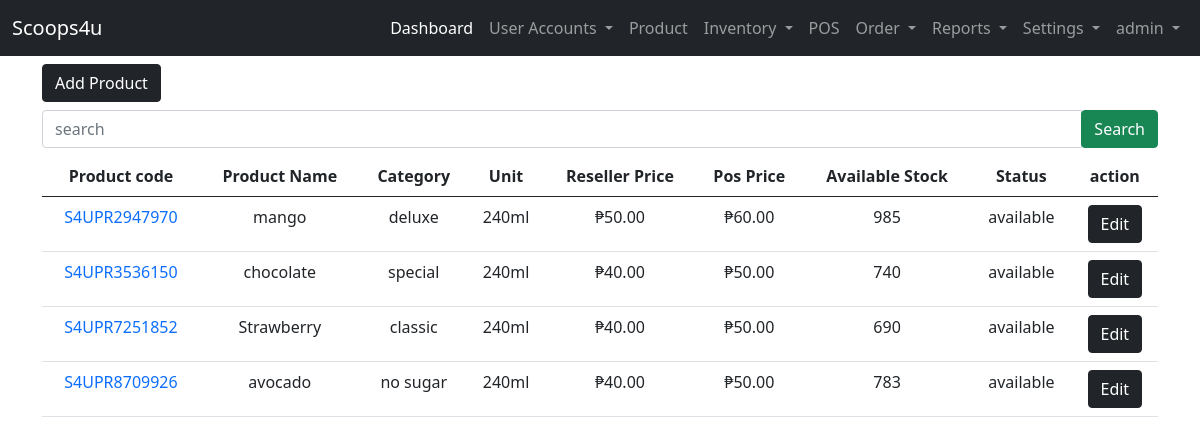
/user-site/product/ (signed in), run on an earlier commit of the app's database.
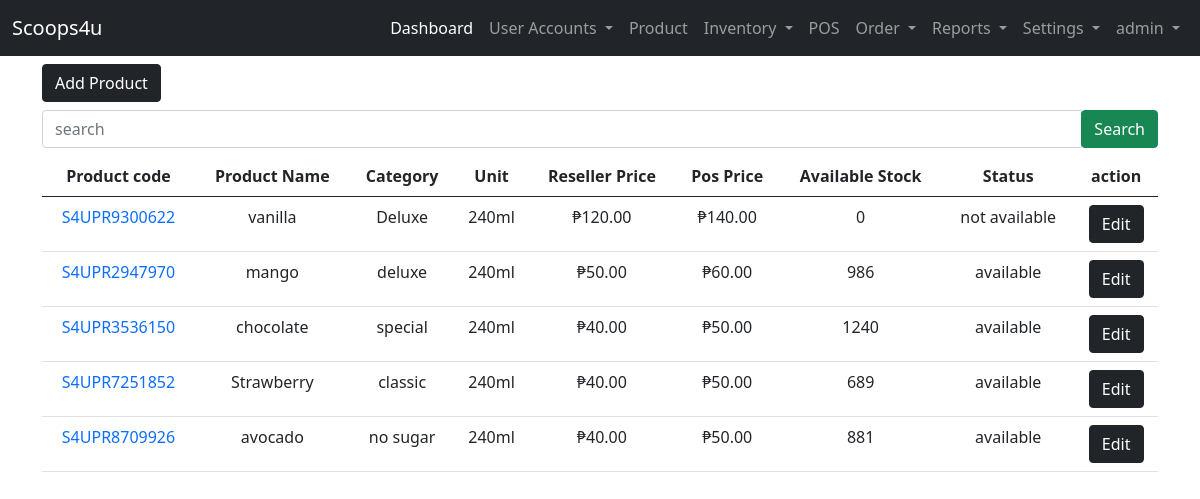
And on a later commit of the database.
### landing_page/models.py (models this page shows)
class User(AbstractUser):
    ROLE = ((" "," "),("admin","admin"),("staff","staff"),("reseller","reseller"),("rider","rider"))
    STAT = ((" "," "),("active","active"),("inactive","inactive"))
    role = models.CharField(max_length=50, null=True, default=None, choices=ROLE)
    status = models.CharField(max_length=50, null=True, default=None , choices=STAT)

### admin_site/models.py (models this page shows, shortened)
class Product(models.Model):
    STATUS = (("available","available"),("not available","not available"))
    product_code =  models.CharField(unique=True, max_length=200, verbose_name='Product Code')
    product_category =  models.CharField(max_length=200, verbose_name='Category')
    product_name=  models.CharField(max_length=200, verbose_name='Product Name')
    product_unit =  models.CharField(max_length=200, verbose_name='Unit')
    product_ResellerPrice =   models.BigIntegerField(null=True, verbose_name='Reseller Price')
    product_price =   models.BigIntegerField(null=True, verbose_name='Pos Price')
    product_stock =  models.BigIntegerField(null=True, verbose_name='Available Stock')
    product_status =  models.CharField(max_length=200, choices=STATUS, verbose_name='Status')

### admin_site/views.py (the view)
# urls.py: path('product/', views.list_products, name='list_product'),
@login_required(login_url='landing_page:login')
def list_products(request):
    list_products = Product.objects.all().order_by('-id')
    context = {'list_products':list_products}
    return render(request, 'admin_site/products/product.html', context)

### templates/admin_site/products/product.html (shortened to what this page needs)
{% extends 'admin_site/base.html' %}
{% block content %}
{% load humanize %}
<a href="{% url 'admin_site:add_product' %}" class="btn btn-dark">Add Product</a>
<form action="{% url 'admin_site:search_product' %}" method="GET" class="my-2">
    <div class="input-group">
        <input type="text" class="form-control" name="search" placeholder="search" required>
        <div class="input-group-append">
            <button class="btn btn-success" type="submit">Search</button>
        </div>
    </div>
</form>
<table class="table table-hover text-center">
    <thead>
    <tr>
        <th>Product code </th>
        <th>Product Name</th>
        <th>Category</th>
        <th>Unit</th>
        <th>Reseller Price</th>
        <th>Pos Price</th>
        <th>Available Stock</th>
        <th>Status</th>
        <th>action</th>
    </tr>
    </thead>
    {% if list_products %}
    <tbody>
        {% for list in list_products %}
    <tr>
        <td><a href="{% url 'admin_site:view_product' list.id %}" class="text-decoration-none">{{ list.product_code }}</a></td>
        <td>{{ list.product_name }}</td>
        <td>{{ list.product_category }}</td>
        <td>{{ list.product_unit }}</td>
        <td>&#8369;{{ list.product_ResellerPrice|floatformat:2|intcomma  }}</td>
        <td>&#8369;{{ list.product_price|floatformat:2|intcomma}}</td>
        <td>{{ list.product_stock }}</td>
        <td>{{ list.product_status }}</td>
        <td><a href="{% url 'admin_site:edit_product' list.id %}" class="btn btn-dark">Edit</a></td>
    </tr>
        {% endfor %}
    </tbody>
    {% endif %}
</table>
{% endblock content %}

### templates/admin_site/base.html (shortened to what this page needs)
{% load static %}
<!DOCTYPE html>
<html lang="en">
<head>
    <link href="https://cdn.jsdelivr.net/npm/bootstrap@5.0.2/dist/css/bootstrap.min.css" rel="stylesheet">
    <link rel="stylesheet" href="{% static 'css/sample.css' %}">
  </head>
<body>
  {% if user.role == "admin"%}
    <nav class="navbar navbar-expand-lg navbar-dark bg-dark">
        <div class="container-fluid">
          <a class="navbar-brand" href="#">Scoops4u</a>
          <div class="collapse navbar-collapse" id="navbarNavDropdown">
            <ul class="navbar-nav ms-auto mb-2 mb-lg-0">
              <li class="nav-item">
                <a class="nav-link active" aria-current="page" href="{% url 'admin_site:dashboard'%}">Dashboard</a>
              </li>
              <li class="nav-item dropdown">
                <a class="nav-link dropdown-toggle" href="#" id="navbarDropdownMenuLink" role="button" data-bs-toggle="dropdown" aria-expanded="false">
                  User Accounts
                </a>
              </li>
              <li class="nav-item">
                <a class="nav-link" href="{%url 'admin_site:list_product' %}">Product</a>
              </li>
              <li class="nav-item dropdown">
                <a class="nav-link dropdown-toggle" href="#" id="navbarDropdownMenuLink" role="button" data-bs-toggle="dropdown" aria-expanded="false">
                  Inventory
                </a>
              </li>
              <li class="nav-item">
                <a class="nav-link" href="{%url 'admin_site:pos' %}">POS</a>
              </li>
              <li class="nav-item dropdown">
                <a class="nav-link dropdown-toggle" href="#" id="navbarDropdownMenuLink" role="button" data-bs-toggle="dropdown" aria-expanded="false">
                  Order
                </a>
              </li>
              <li class="nav-item dropdown">
                <a class="nav-link dropdown-toggle" href="#" id="navbarDropdownMenuLink" role="button" data-bs-toggle="dropdown" aria-expanded="false">
                  Reports
                </a>
              </li>
              <li class="nav-item dropdown">
                <a class="nav-link dropdown-toggle" href="#" id="navbarDropdownMenuLink" role="button" data-bs-toggle="dropdown" aria-expanded="false">
                  Settings
                </a>
              </li>
              <li class="nav-item dropdown">
                <a class="nav-link dropdown-toggle" href="#" id="navbarDropdownMenuLink" role="button" data-bs-toggle="dropdown" aria-expanded="false">
                  {{ user }}
                </a>
              </li>
            </ul>
          </div>
        </div>
      </nav>
  {% endif %}
      <div class="container">
        <div class="row mt-2">
            <div class="col-lg-12">
                {% block content %}
                {% endblock content %}
            </div>
        </div>
      </div>
</body>
</html>

What changed in the data, as far as the page shows it:
added Product: product_code "S4UPR9300622", product_name "vanilla", product_category "Deluxe", product_unit "240ml", product_ResellerPrice "120.00", product_price "140.00", product_stock "0", product_status "not available"
changed Product "S4UPR2947970": product_stock "985" → "986"
changed Product "S4UPR3536150": product_stock "740" → "1240"
changed Product "S4UPR7251852": product_stock "690" → "689"
changed Product "S4UPR8709926": product_stock "783" → "881"
